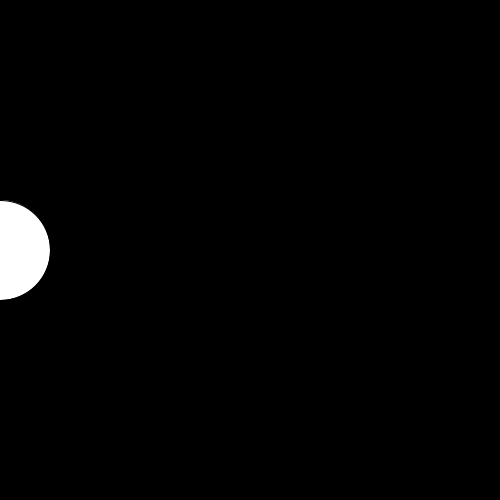
Frame 1 (no input)
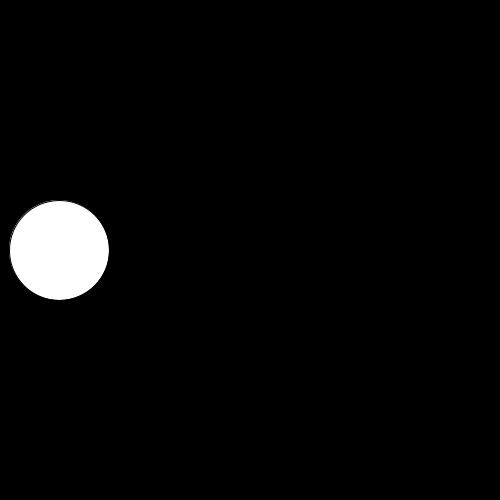
Frame 60 (the mouse pressed at the canvas centre just before this capture)
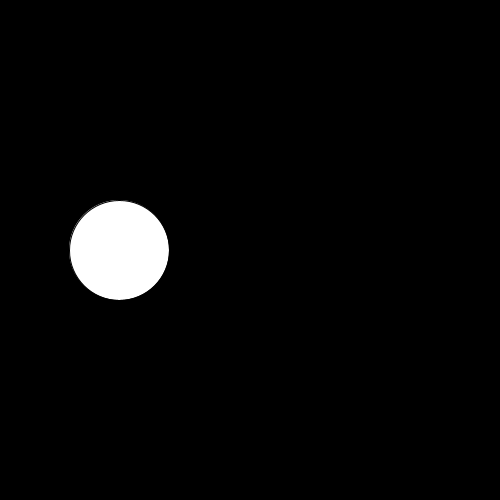
Frame 120 (the mouse held since frame 60 and released just before this capture)

The Processing sketch that drew these frames (run headless with seeded random() and noise(); from frame 60 on, the mouse is pressed at the canvas centre):

// Processing sketch: sketch_001
// ── sketch_001.pde
int x=0;
void setup(){
  size(500,500);
}

void draw(){
  background(0);
  ellipse(x,height/2,100,100);
  x++;
}
